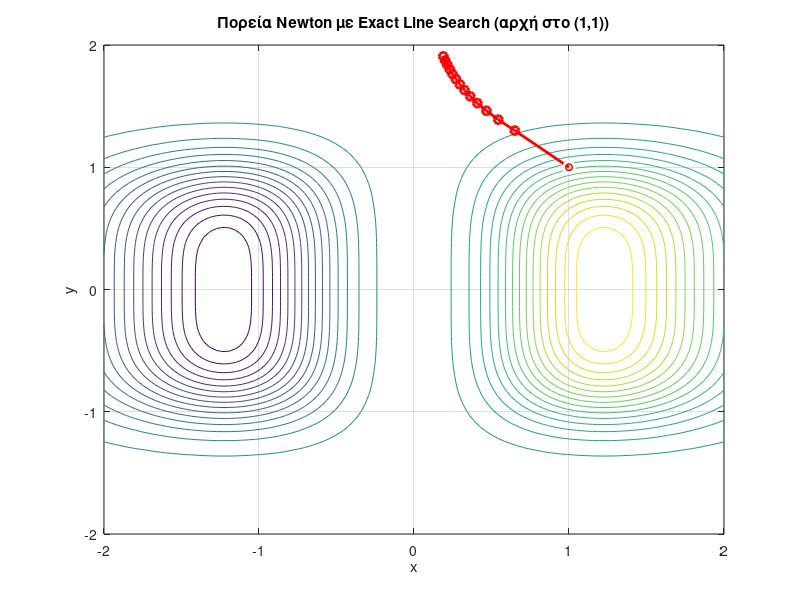

This figure's MATLAB source:
clear; clc; close all;

% Συνάρτηση
f = @(x) x(1)^3 * exp(-x(1)^2 - x(2)^4);

% Gradient
gradf = @(x) [ ...
    (3*x(1)^2 - 2*x(1)^4) * exp(-x(1)^2 - x(2)^4); ...
    -4 * x(1)^3 * x(2)^3 * exp(-x(1)^2 - x(2)^4)];

% Hessian
Hessf = @(x) [
    (6*x(1) - 14*x(1)^3 + 4*x(1)^5) * exp(-x(1)^2 - x(2)^4), ...
    (-12 * x(1)^2 * x(2)^3 + 4 * x(1)^4 * x(2)^3) * exp(-x(1)^2 - x(2)^4);
    (-12 * x(1)^2 * x(2)^3 + 4 * x(1)^4 * x(2)^3) * exp(-x(1)^2 - x(2)^4), ...
    (-12*x(1)^3*x(2)^2 + 16*x(1)^3*x(2)^6) * exp(-x(1)^2 - x(2)^4)
];

% Αρχικό σημείο
xk = [1; 1];
X = xk'; % για αποθήκευση των x

% Μέγιστες επαναλήψεις
maxIter = 100;
tol = 1e-6;

for k = 1:maxIter
    gk = gradf(xk);
    Hk = Hessf(xk);
    
    if norm(gk) < tol
        break;
    end

    % Κατεύθυνση Newton
    dk = -Hk \ gk;

    % Exact Line Search για εύρεση gamma
    phi = @(gamma) f(xk + gamma * dk);
    gamma_k = fminbnd(phi, 0, 1); % ελαχιστοποίηση στο διάστημα [0,1]

    % Ενημέρωση
    xk = xk + gamma_k * dk;
    X = [X; xk'];
end

% Σχεδίαση επιπέδου καμπυλών και πορείας
[xgrid, ygrid] = meshgrid(linspace(-2, 2, 100), linspace(-2, 2, 100));
zgrid = arrayfun(@(x,y) f([x;y]), xgrid, ygrid);

figure;
contour(xgrid, ygrid, zgrid, 30);
hold on;
plot(X(:,1), X(:,2), 'ro-', 'LineWidth', 2);
plot(X(1,1), X(1,2), 'wo', 'MarkerSize', 8, 'LineWidth', 2); % αρχικό σημείο
title('Πορεία Newton με Exact Line Search (αρχή στο (1,1))');
xlabel('x'); ylabel('y');
grid on;
